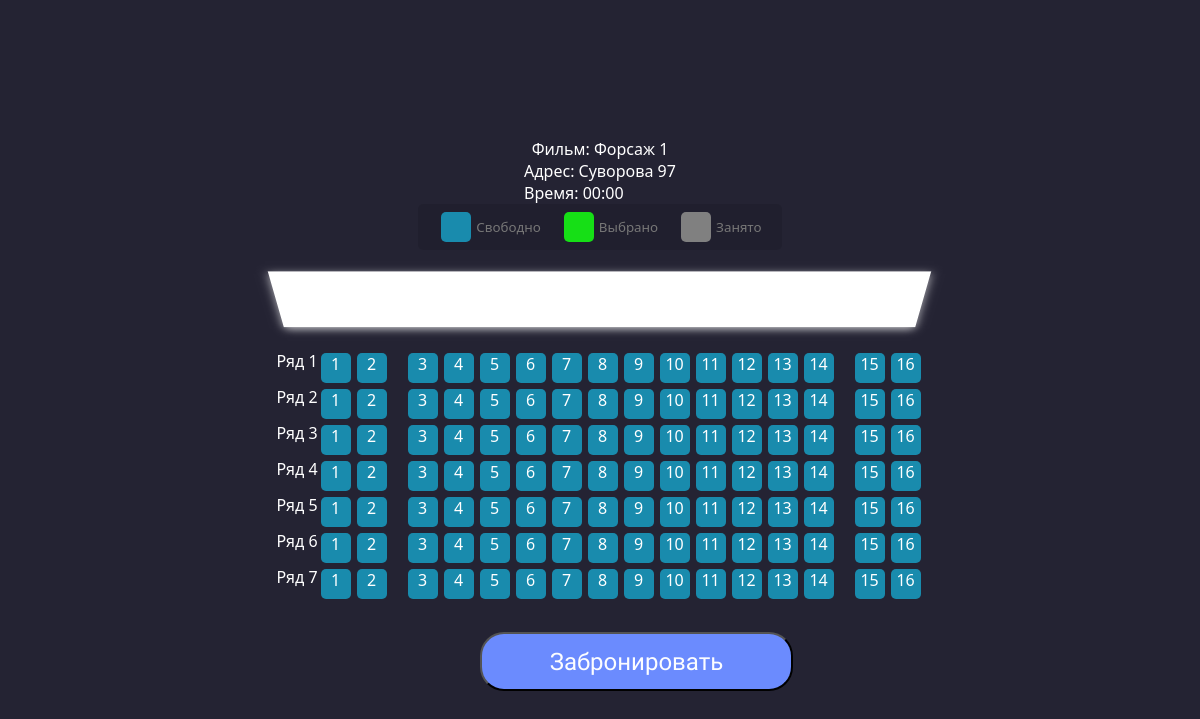
/page/mesta.php?id_seansa=2, run on an earlier commit of the app's database.
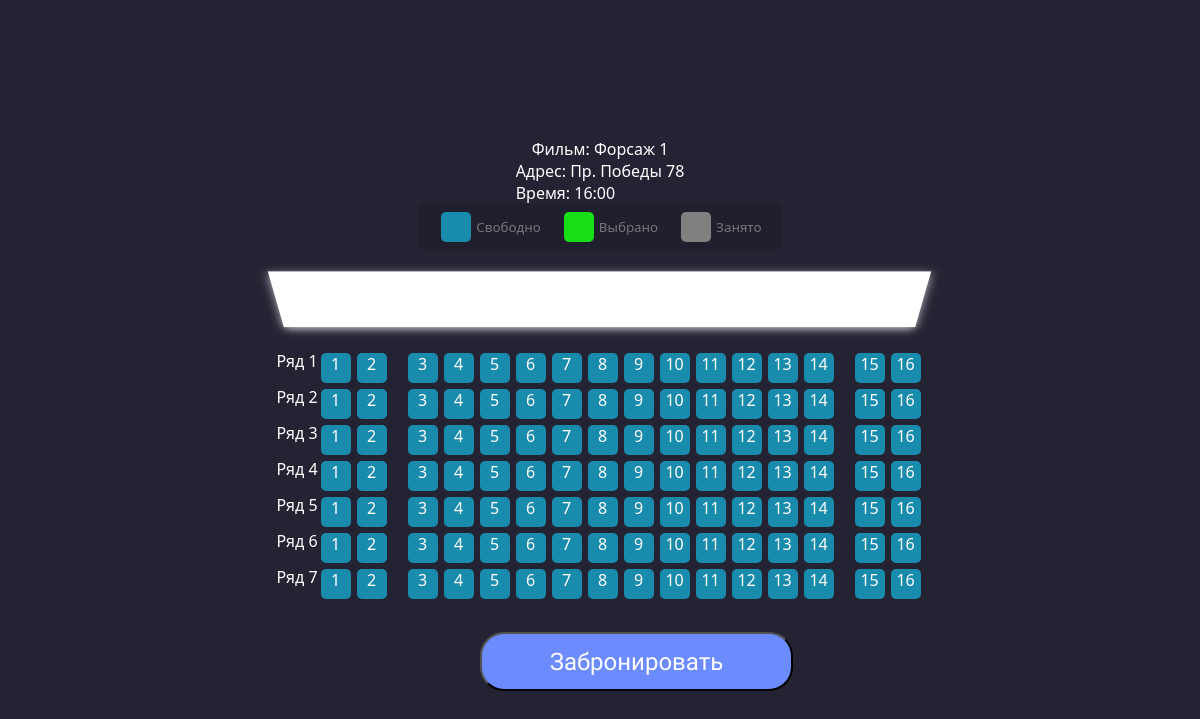
And on a later commit of the database.
### tables this page shows
CREATE TABLE `name_film` (
  `id` int(11) NOT NULL,
  `name` text NOT NULL
);

CREATE TABLE `adresa` (
  `id` int(11) NOT NULL,
  `name` text NOT NULL
);

CREATE TABLE `raspisanie` (
  `id` int(11) NOT NULL,
  `id_filma` int(11) NOT NULL,
  `id_adressa` int(11) NOT NULL,
  `time` text NOT NULL
);

### page/mesta.php (the view, shortened to what this page needs)
<!DOCTYPE html>
<html lang="ru">
<head>
  <link rel="stylesheet" href="../css/mesta.css">
</head>
<body>
<?
include_once '../db_settings.php';
$id_seansa = $_GET['id_seansa'];
$sql = "SELECT *,raspisanie.id'seans_id',name_film.name'film_name',adresa.name'adres_name' FROM name_film
    LEFT JOIN opisaniefilma ON name_film.id=opisaniefilma.id_filma
    LEFT JOIN raspisanie ON name_film.id = raspisanie.id_filma
    LEFT JOIN adresa ON raspisanie.id_adressa=adresa.id
    WHERE raspisanie.id = $id_seansa
    ORDER BY name_film.id, raspisanie.id_adressa,raspisanie.time";
if($result = mysqli_query($conn, $sql)){
    foreach($result as $row){
        echo "Фильм: ". $row["film_name"]."</br>";
        ?>  <div></div>
        <?
        echo "Адрес: ". $row["adres_name"]."</br>";
        echo "Время: ". $row["time"]."</br>";
    }
}
?>
<ul class="showcase">
    <li>
      <div class="seat"></div>
      <small>Свободно</small>
    </li>
    <li>
      <div class="seat selected"></div>
      <small>Выбрано</small>
    </li>
    <li>
      <div class="seat occupied"></div>
      <small>Занято</small>
    </li>
  </ul>
  <div class="container">
    <div class="screen"></div>
    <div class="row">
        <p>Ряд 1</p>
      <a class="col col-lg-1 place mx-auto unbooked seat" id="A1">1</a>
      <a class="col col-lg-1 place mx-auto unbooked seat" id="A2">2</a>
      <a class="col col-lg-1 place mx-auto unbooked seat" id="A3">3</a>
      <a class="col col-lg-1 place mx-auto unbooked seat" id="A4">4</a>
      <a class="col col-lg-1 place mx-auto unbooked seat" id="A5">5</a>
      <a class="col col-lg-1 place mx-auto unbooked seat" id="A6">6</a>
      <a class="col col-lg-1 place mx-auto unbooked seat" id="A7">7</a>
      <a class="col col-lg-1 place mx-auto unbooked seat" id="A8">8</a>
      <a class="col col-lg-1 place mx-auto unbooked seat" id="A9">9</a>
      <a class="col col-lg-1 place mx-auto unbooked seat" id="A10">10</a>
      <a class="col col-lg-1 place mx-auto unbooked seat" id="A11">11</a>
      <a class="col col-lg-1 place mx-auto unbooked seat" id="A12">12</a>
      <a class="col col-lg-1 place mx-auto unbooked seat" id="A13">13</a>
      <a class="col col-lg-1 place mx-auto unbooked seat" id="A14">14</a>
      <a class="col col-lg-1 place mx-auto unbooked seat" id="A15">15</a>
      <a class="col col-lg-1 place mx-auto unbooked seat" id="A16">16</a>
    </div>
    <div class="row">
    <p>Ряд 2</p>
      <a class="col col-lg-1 place mx-auto unbooked seat" id="B1">1</a>
      <a class="col col-lg-1 place mx-auto unbooked seat" id="B2">2</a>
      <a class="col col-lg-1 place mx-auto unbooked seat" id="B3">3</a>
      <a class="col col-lg-1 place mx-auto unbooked seat" id="B4">4</a>
      <a class="col col-lg-1 place mx-auto unbooked seat" id="B5">5</a>
      <a class="col col-lg-1 place mx-auto unbooked seat" id="B6">6</a>
      <a class="col col-lg-1 place mx-auto unbooked seat" id="B7">7</a>
      <a class="col col-lg-1 place mx-auto unbooked seat" id="B8">8</a>
      <a class="col col-lg-1 place mx-auto unbooked seat" id="B9">9</a>
      <a class="col col-lg-1 place mx-auto unbooked seat" id="B10">10</a>
      <a class="col col-lg-1 place mx-auto unbooked seat" id="B11">11</a>
      <a class="col col-lg-1 place mx-auto unbooked seat" id="B12">12</a>
      <a class="col col-lg-1 place mx-auto unbooked seat" id="B13">13</a>
      <a class="col col-lg-1 place mx-auto unbooked seat" id="B14">14</a>
      <a class="col col-lg-1 place mx-auto unbooked seat" id="B15">15</a>
      <a class="col col-lg-1 place mx-auto unbooked seat" id="B16">16</a>
    </div>
    <div class="row">
    <p>Ряд 3</p>
      <a class="col col-lg-1 place mx-auto unbooked seat" id="C1">1</a>
      <a class="col col-lg-1 place mx-auto unbooked seat" id="C2">2</a>
      <a class="col col-lg-1 place mx-auto unbooked seat" id="C3">3</a>
      <a class="col col-lg-1 place mx-auto unbooked seat" id="C4">4</a>
      <a class="col col-lg-1 place mx-auto unbooked seat" id="C5">5</a>
      <a class="col col-lg-1 place mx-auto unbooked seat" id="C6">6</a>
      <a class="col col-lg-1 place mx-auto unbooked seat" id="C7">7</a>
      <a class="col col-lg-1 place mx-auto unbooked seat" id="C8">8</a>
      <a class="col col-lg-1 place mx-auto unbooked seat" id="C9">9</a>
      <a class="col col-lg-1 place mx-auto unbooked seat" id="C10">10</a>
      <a class="col col-lg-1 place mx-auto unbooked seat" id="C11">11</a>
      <a class="col col-lg-1 place mx-auto unbooked seat" id="C12">12</a>
      <a class="col col-lg-1 place mx-auto unbooked seat" id="C13">13</a>
      <a class="col col-lg-1 place mx-auto unbooked seat" id="C14">14</a>
      <a class="col col-lg-1 place mx-auto unbooked seat" id="C15">15</a>
      <a class="col col-lg-1 place mx-auto unbooked seat" id="C16">16</a>
    </div>
    <div class="row">
    <p>Ряд 4</p>
      <a class="col col-lg-1 place mx-auto unbooked seat" id="D1">1</a>
      <a class="col col-lg-1 place mx-auto unbooked seat" id="D2">2</a>
      <a class="col col-lg-1 place mx-auto unbooked seat" id="D3">3</a>
      <a class="col col-lg-1 place mx-auto unbooked seat" id="D4">4</a>
      <a class="col col-lg-1 place mx-auto unbooked seat" id="D5">5</a>
      <a class="col col-lg-1 place mx-auto unbooked seat" id="D6">6</a>
      <a class="col col-lg-1 place mx-auto unbooked seat" id="D7">7</a>
      <a class="col col-lg-1 place mx-auto unbooked seat" id="D8">8</a>
      <a class="col col-lg-1 place mx-auto unbooked seat" id="D9">9</a>
      <a class="col col-lg-1 place mx-auto unbooked seat" id="D10">10</a>
      <a class="col col-lg-1 place mx-auto unbooked seat" id="D11">11</a>
      <a class="col col-lg-1 place mx-auto unbooked seat" id="D12">12</a>
      <a class="col col-lg-1 place mx-auto unbooked seat" id="D13">13</a>
      <a class="col col-lg-1 place mx-auto unbooked seat" id="D14">14</a>
      <a class="col col-lg-1 place mx-auto unbooked seat" id="D15">15</a>
      <a class="col col-lg-1 place mx-auto unbooked seat" id="D16">16</a>
    </div>
    <div class="row">
    <p>Ряд 5</p>
      <a class="col col-lg-1 place mx-auto unbooked seat" id="I1">1</a>
      <a class="col col-lg-1 place mx-auto unbooked seat" id="I2">2</a>
      <a class="col col-lg-1 place mx-auto unbooked seat" id="I3">3</a>
      <a class="col col-lg-1 place mx-auto unbooked seat" id="I4">4</a>
      <a class="col col-lg-1 place mx-auto unbooked seat" id="I5">5</a>
      <a class="col col-lg-1 place mx-auto unbooked seat" id="I6">6</a>
      <a class="col col-lg-1 place mx-auto unbooked seat" id="I7">7</a>
      <a class="col col-lg-1 place mx-auto unbooked seat" id="I8">8</a>
      <a class="col col-lg-1 place mx-auto unbooked seat" id="I9">9</a>
      <a class="col col-lg-1 place mx-auto unbooked seat" id="I10">10</a>
      <a class="col col-lg-1 place mx-auto unbooked seat" id="I11">11</a>
      <a class="col col-lg-1 place mx-auto unbooked seat" id="I12">12</a>
      <a class="col col-lg-1 place mx-auto unbooked seat" id="I13">13</a>
      <a class="col col-lg-1 place mx-auto unbooked seat" id="I14">14</a>
      <a class="col col-lg-1 place mx-auto unbooked seat" id="I15">15</a>
      <a class="col col-lg-1 place mx-auto unbooked seat" id="I16">16</a>
    </div>
    <div class="row">
    <p>Ряд 6</p>
      <a class="col col-lg-1 place mx-auto unbooked seat" id="F1">1</a>
      <a class="col col-lg-1 place mx-auto unbooked seat" id="F2">2</a>
      <a class="col col-lg-1 place mx-auto unbooked seat" id="F3">3</a>
      <a class="col col-lg-1 place mx-auto unbooked seat" id="F4">4</a>
      <a class="col col-lg-1 place mx-auto unbooked seat" id="F5">5</a>
      <a class="col col-lg-1 place mx-auto unbooked seat" id="F6">6</a>
      <a class="col col-lg-1 place mx-auto unbooked seat" id="F7">7</a>
      <a class="col col-lg-1 place mx-auto unbooked seat" id="F8">8</a>
      <a class="col col-lg-1 place mx-auto unbooked seat" id="F9">9</a>
      <a class="col col-lg-1 place mx-auto unbooked seat" id="F10">10</a>
      <a class="col col-lg-1 place mx-auto unbooked seat" id="F11">11</a>
      <a class="col col-lg-1 place mx-auto unbooked seat" id="F12">12</a>
      <a class="col col-lg-1 place mx-auto unbooked seat" id="F13">13</a>
      <a class="col col-lg-1 place mx-auto unbooked seat" id="F14">14</a>
      <a class="col col-lg-1 place mx-auto unbooked seat" id="F15">15</a>
      <a class="col col-lg-1 place mx-auto unbooked seat" id="F16">16</a>
    </div>
    <div class="row">
    <p>Ряд 7</p>
      <a class="col col-lg-1 place mx-auto unbooked seat" id="G1">1</a>
      <a class="col col-lg-1 place mx-auto unbooked seat" id="G2">2</a>
      <a class="col col-lg-1 place mx-auto unbooked seat" id="G3">3</a>
      <a class="col col-lg-1 place mx-auto unbooked seat" id="G4">4</a>
      <a class="col col-lg-1 place mx-auto unbooked seat" id="G5">5</a>
      <a class="col col-lg-1 place mx-auto unbooked seat" id="G6">6</a>
      <a class="col col-lg-1 place mx-auto unbooked seat" id="G7">7</a>
      <a class="col col-lg-1 place mx-auto unbooked seat" id="G8">8</a>
      <a class="col col-lg-1 place mx-auto unbooked seat" id="G9">9</a>
      <a class="col col-lg-1 place mx-auto unbooked seat" id="G10">10</a>
      <a class="col col-lg-1 place mx-auto unbooked seat" id="G11">11</a>
      <a class="col col-lg-1 place mx-auto unbooked seat" id="G12">12</a>
      <a class="col col-lg-1 place mx-auto unbooked seat" id="G13">13</a>
      <a class="col col-lg-1 place mx-auto unbooked seat" id="G14">14</a>
      <a class="col col-lg-1 place mx-auto unbooked seat" id="G15">15</a>
      <a class="col col-lg-1 place mx-auto unbooked seat" id="G16">16</a>
    </div>
  </div>
  <div class="container order d-grid gap-2 mx-auto">
    <button class="btn btn-secondary mx-auto" type="button" value="Забронировать" id="submit" style="
    position: absolute; font-family: 'Jura'; font-style: normal; font-weight: 400; font-size: 24px; line-height: 28px; color: rgba(255, 255, 255, 0.98); width: 313px; height: 59px; background: #6B8BFE; border-radius: 24px; text-align: center;">
    Забронировать</button>
  </div>
</body>
</html>

### css/mesta.css (style rules this page uses)
* { margin: 0; padding: 0; box-sizing: border-box; }
body { font-family: "Segoe UI", Tahoma, Geneva, Verdana, sans-serif; background-color: #242333; color: white; display: flex; flex-direction: column; align-items: center; justify-content: center; min-height: 100vh; }
.order, .result { float: right; width: 20%; }
.seat { background-color: #198bad; height: 30px; width: 30px; margin: 3px; border-radius: 5px; }
.seat.selected { background-color: #16df16; }
.seat.occupied { background-color: grey; }
.seat:nth-of-type(2) { margin-right: 18px; }
.seat:nth-last-of-type(2) { margin-left: 18px; }
.showcase { background-color: rgba(0, 0, 0, 0.1); padding: 5px 10px; border-radius: 5px; color: #777; list-style: none; display: flex; justify-content: space-between; }
.showcase li { display: flex; align-items: center; justify-content: center; margin: 0 10px; }
.showcase li small { margin-left: 2px; }
.row { display: flex; }
.row a { text-align: center; }
.screen { background-color: #fff; height: 70px; width: 100%; margin: 15px 0; transform: rotateX(-45deg); box-shadow: 0 3px 10px rgba(255, 255, 255, 0.7); }
.container { perspective: 1000px; margin-bottom: 30px; }

What changed in the data, as far as the page shows it:
changed through a linked row, name_film "Форсаж 1": adresa.name "Суворова 97" → "Пр. Победы 78"; raspisanie.time "00:00" → "16:00"
